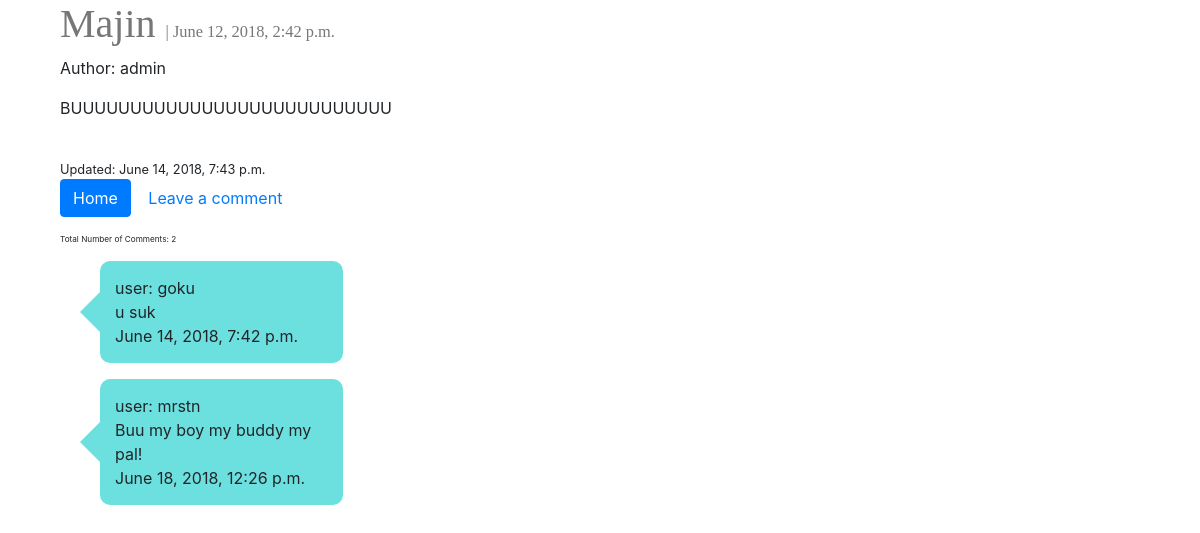
The page /posts/99/ on the database as committed earlier.
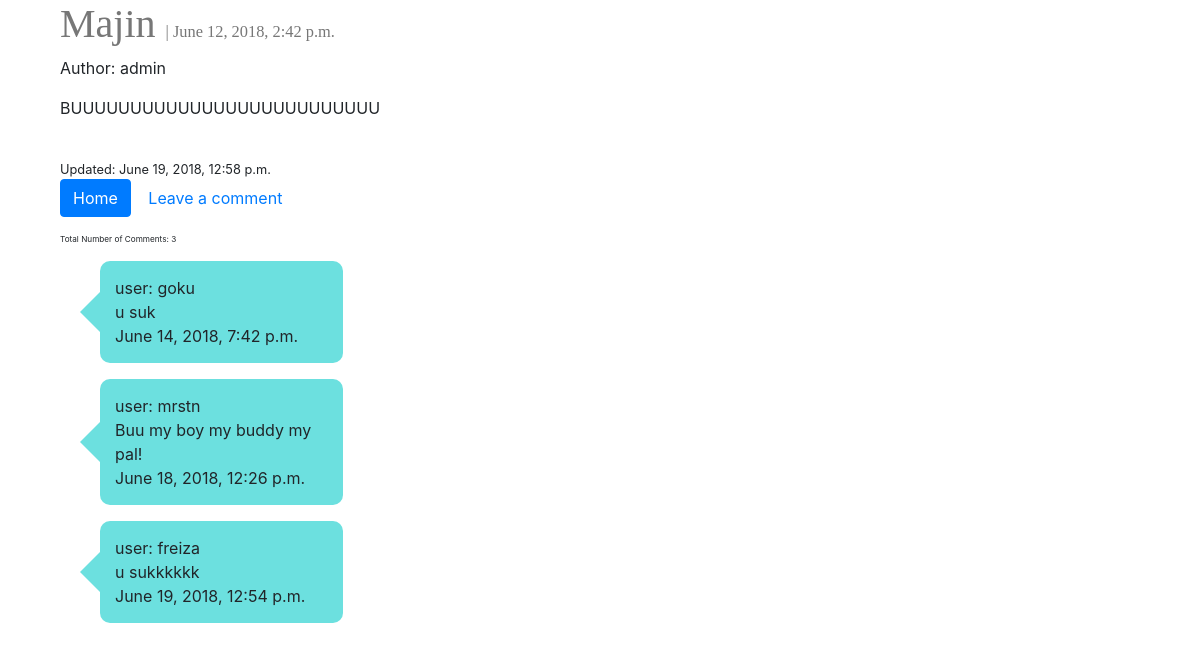
The same page on the database as committed later.
### posts/models.py (models this page shows, shortened)
class Post(models.Model):
	user = models.ForeignKey(settings.AUTH_USER_MODEL, default=1,on_delete=models.CASCADE)
	title = models.CharField(max_length=120)
	content = models.TextField()
	timestamp = models.DateTimeField(auto_now=False, auto_now_add=True)
	updated = models.DateTimeField(auto_now=True, auto_now_add=False)
	image = models.ImageField(upload_to=upload_location,
			null=True,
			blank = True,
			width_field="width_field",
			height_field="height_field")
	height_field = models.IntegerField(default=0)
	width_field=models.IntegerField(default=0)
	class Meta:
		ordering = ["-updated","-timestamp"]

class Comment(models.Model):
	post = models.ForeignKey(Post, related_name='comments',on_delete=models.CASCADE)
	timestamp = models.DateTimeField(auto_now_add=True, blank=True)
	user = models.CharField(max_length=250)
	content = models.TextField()
	image = models.ImageField(
		upload_to=upload_location,
		null=True,
		blank = True,
		width_field="width_field",
		height_field="height_field")
	approved = models.BooleanField(default=False)
	def approved(self):
		self.approved = True
		self.save()

### posts/views.py (the view)
# urls.py: re_path(r'(?P<id>\d+)/', post_detail, name='detail'),
def post_detail(request, id=None): #retrieve
	instance = get_object_or_404(Post, id=id)
	comments= Comment.objects.filter(post = id)
	context ={
		"title": instance.title,
		"instance": instance,
		"comments":comments,
	}
	return render(request, "post_detail.html",context)

### templates/post_detail.html (shortened to what this page needs)
{% extends "base.html" %}2
{%block content%}
<div class='col-sm-6 col-sm-offset-3'>
<h1> {{title}} <small><small><small><small>| {{instance.timestamp}}</small></small></small></small> </h1>
<p> Author: {{instance.user}} </p>
{{instance.content|linebreaks}}<br/>
<small>Updated: {{instance.updated}}</small><br/>
<div>
	<p><a href="/posts" class="btn btn-primary" role="button">Home</a>
	<a href="{{obj.get_absolute_url}}comment/"class = "btn" role="button">Leave a comment</a>
	</p>
</div>
<small><small><small><p> Total Number of Comments: {{comments.count}}</p></small></small></small>
<div class=bubble>
{%for comment in comments %}
	<div class='row'>
    <div class='col-sm-12'>
        <div class='thumbnail'>
	    	<div class="bubble">
				<ul>
					<li>
						user: {{comment.user}}<br/>
						{{comment.content}}<br/>
						{{comment.timestamp}}<br/>
					</li>
				</ul>
			</div>
        </div>
    </div>
</div>
{%empty%}
	<p>There are no comments for this post</p>
{%endfor%}
</div>
{%endblock content%}

Rows that differ between the two databases and show on the page:
changed Post "Majin": content "BUUUUUUUUUUUUUUUUUUUUUUUUUUU" → "BUUUUUUUUUUUUUUUUUUUUUUUUUU"; updated "June 14, 2018, 7:43 p.m." → "June 19, 2018, 12:58 p.m."
added Comment: user "freiza", content "u sukkkkkk", timestamp "June 19, 2018, 12:54 p.m."
Other text that changed with them:
{{ comments.count }}: "2" → "3"
